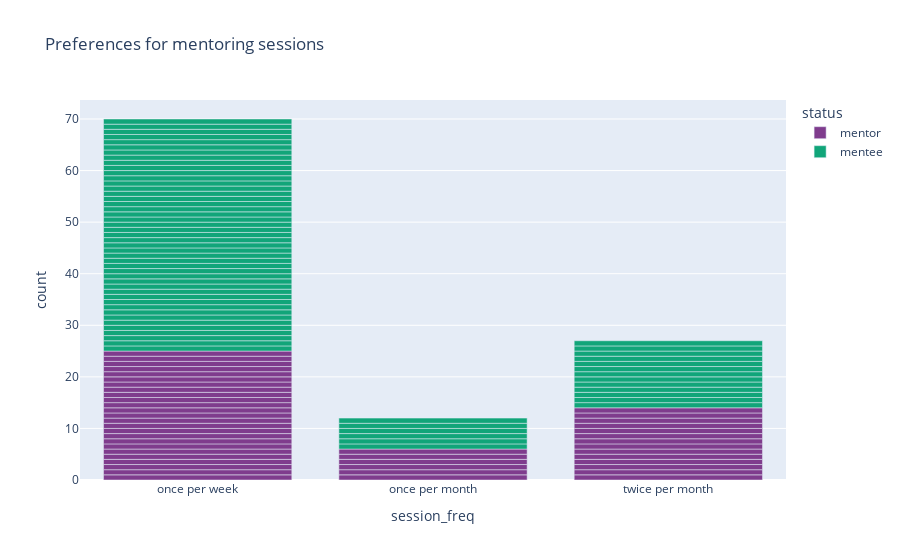

The cell this chart's notebook holds for it:
### Code cell
#count motivations of users for using the app
fig = px.bar(df, x="session_freq", title="Preferences for mentoring sessions", color="status", color_discrete_sequence=px.colors.qualitative.Bold)
fig.show()

### Figure 1 — Plotly figure (JSON) as saved in the notebook; plotly's stock layout.template omitted (floating-point values rounded to 4 significant figures)
{"data": [{"alignmentgroup": "True", "hovertemplate": "status=mentor<br>session_freq=%{x}<br>count=%{y}<extra></extra>", "legendgroup": "mentor", "marker": {"color": "rgb(127, 60, 141)"}, "name": "mentor", "offsetgroup": "mentor", "orientation": "v", "showlegend": true, "textposition": "auto", "type": "bar", "x": ["once per week", "once per month", "twice per month", "once per week", "twice per month", "once per week", "twice per month", "once per week", "twice per month", "once per week", "once per week", "twice per month", "twice per month", "once per week", "once per week", "once per week", "once per week", "once per week", "twice per month", "once per week", "once per week", "once per week", "once per week", "once per week", "once per week", "once per month", "twice per month", "twice per month", "once per month", "once per week", "once per week", "once per week", "once per week", "twice per month", "once per week", "twice per month", "once per month", "twice per month", "twice per month", "once per week", "twice per month", "once per week", "once per month", "once per month", "once per week"], "xaxis": "x", "y": [1, 1, 1, 1, 1, 1, 1, 1, 1, 1, 1, 1, 1, 1, 1, 1, 1, 1, 1, 1, 1, 1, 1, 1, 1, 1, 1, 1, 1, 1, 1, 1, 1, 1, 1, 1, 1, 1, 1, 1, 1, 1, 1, 1, 1], "yaxis": "y"}, {"alignmentgroup": "True", "hovertemplate": "status=mentee<br>session_freq=%{x}<br>count=%{y}<extra></extra>", "legendgroup": "mentee", "marker": {"color": "rgb(17, 165, 121)"}, "name": "mentee", "offsetgroup": "mentee", "orientation": "v", "showlegend": true, "textposition": "auto", "type": "bar", "x": ["twice per month", "twice per month", "twice per month", "once per month", "once per week", "once per week", "once per week", "once per week", "once per week", "once per week", "once per month", "once per week", "once per month", "once per month", "once per week", "once per week", "once per week", "once per week", "twice per month", "once per week", "once per week", "once per week", "once per week", "twice per month", "once per week", "once per week", "once per week", "twice per month", "twice per month", "once per week", "once per week", "once per month", "once per week", "once per week", "once per week", "once per week", "once per week", "twice per month", "once per week", "once per week", "once per week", "once per week", "once per week", "once per week", "once per week", "once per week", "twice per month", "once per week", "once per week", "twice per month", "twice per month", "once per week", "twice per month", "once per week", "once per week", "once per week", "twice per month", "once per week", "once per week", "once per month", "once per week", "once per week", "once per week", "once per week"], "xaxis": "x", "y": [1, 1, 1, 1, 1, 1, 1, 1, 1, 1, 1, 1, 1, 1, 1, 1, 1, 1, 1, 1, 1, 1, 1, 1, 1, 1, 1, 1, 1, 1, 1, 1, 1, 1, 1, 1, 1, 1, 1, 1, 1, 1, 1, 1, 1, 1, 1, 1, 1, 1, 1, 1, 1, 1, 1, 1, 1, 1, 1, 1, 1, 1, 1, 1], "yaxis": "y"}], "layout": {"barmode": "relative", "legend": {"title": {"text": "status"}, "tracegroupgap": 0}, "title": {"text": "Preferences for mentoring sessions"}, "xaxis": {"anchor": "y", "domain": [0, 1], "title": {"text": "session_freq"}}, "yaxis": {"anchor": "x", "domain": [0, 1], "title": {"text": "count"}}}}
